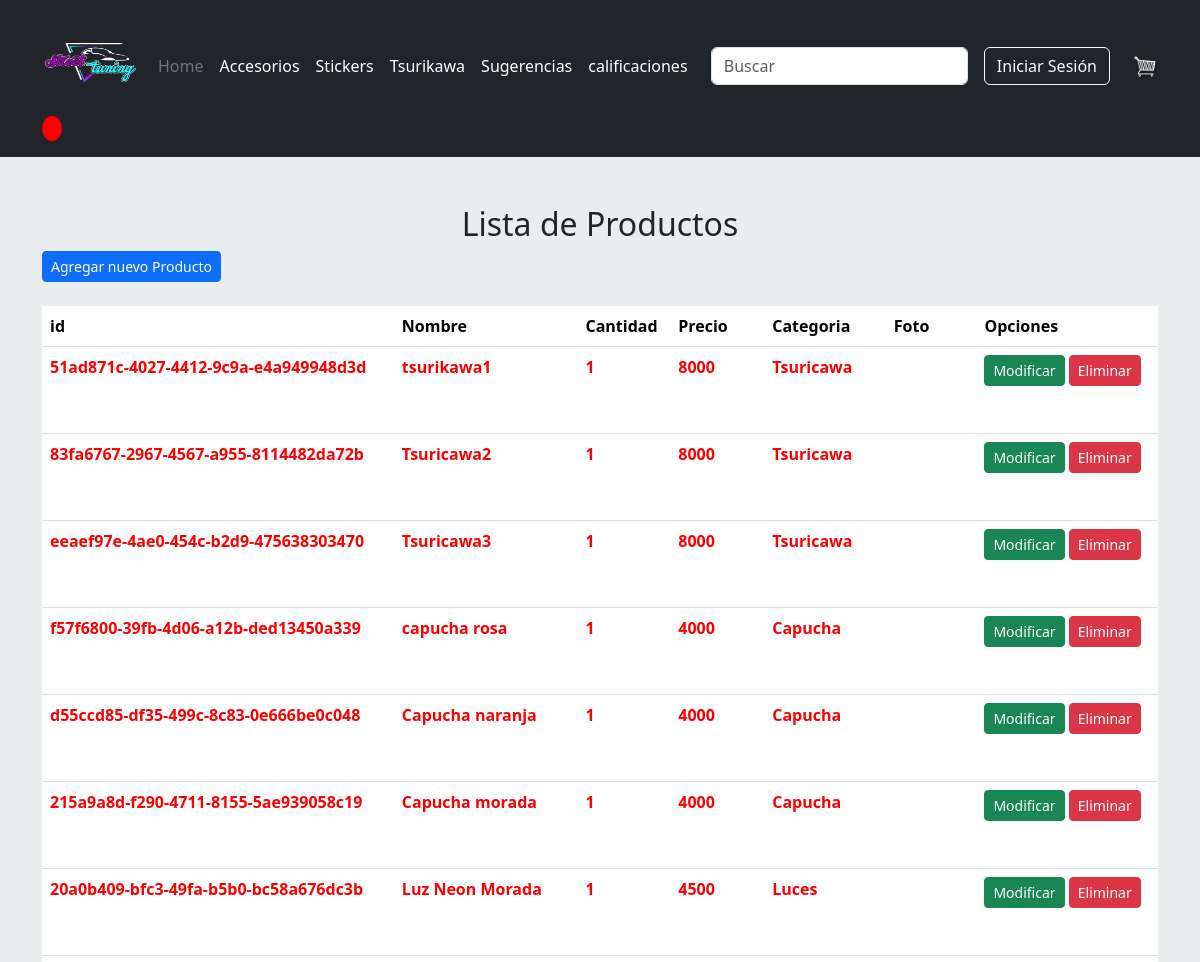
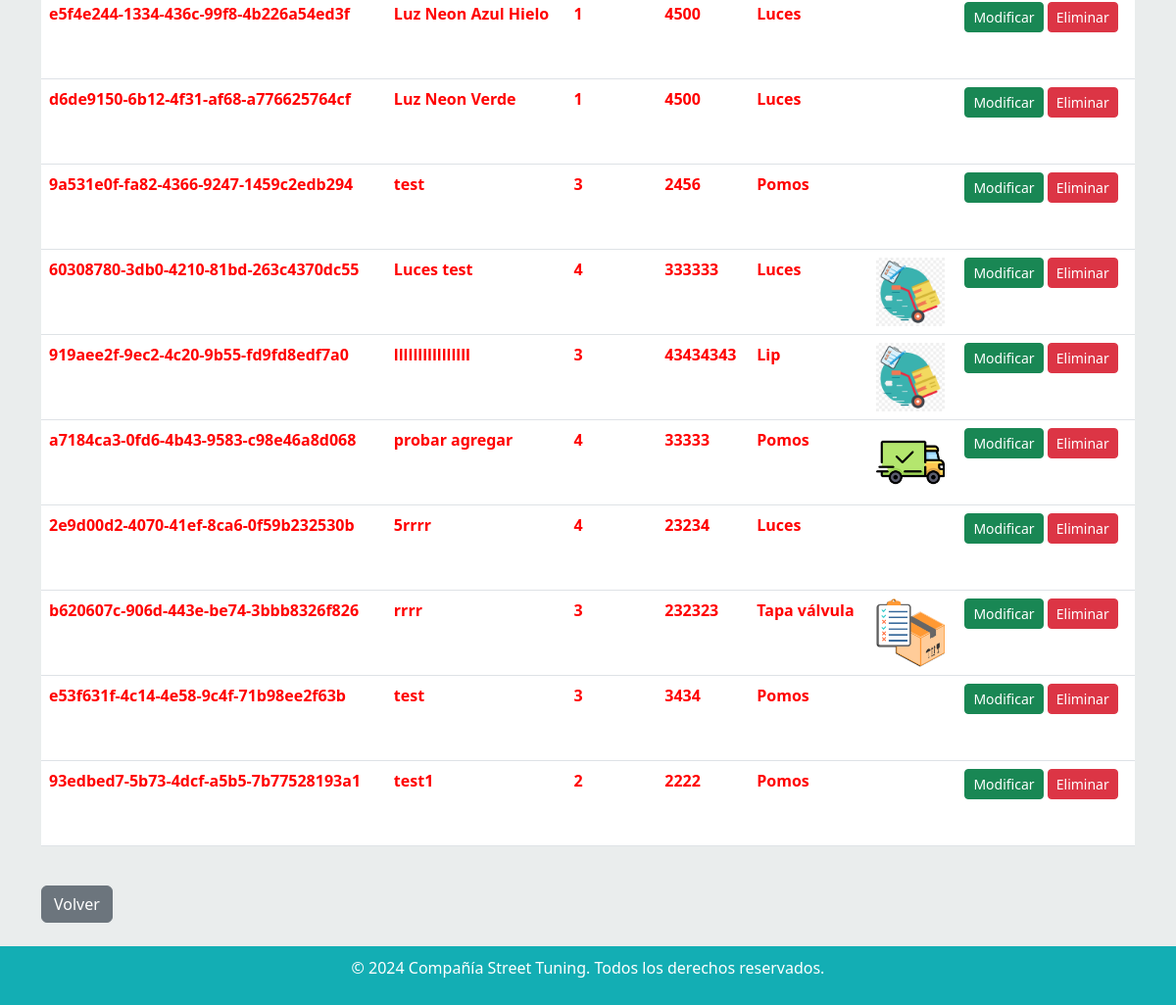
The page /Mantenedor/Productos/listar/ on the database as committed earlier (2 pictures, top to bottom).
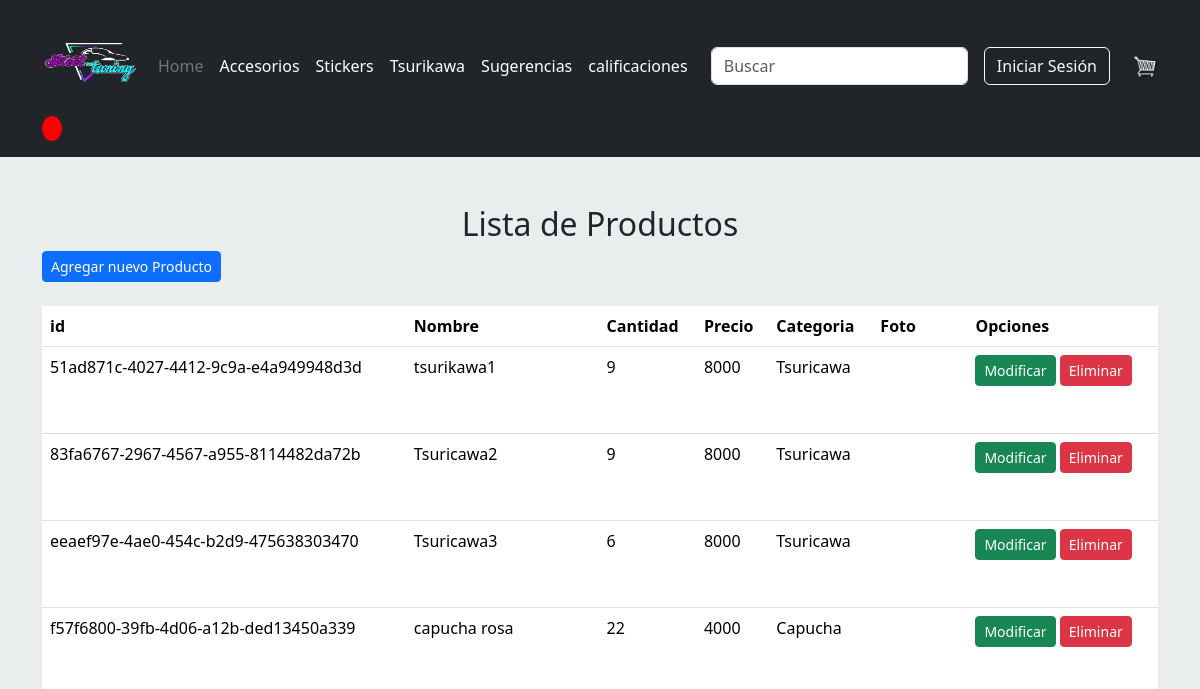
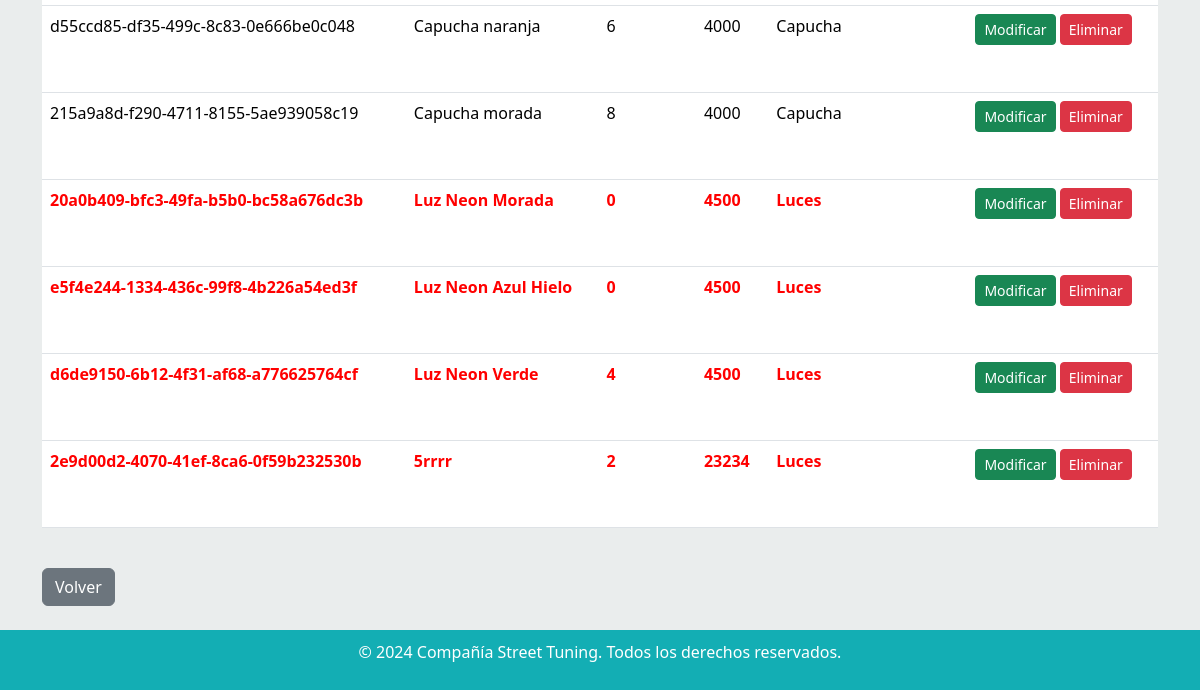
The same page on the database as committed later (2 pictures, top to bottom).
### appweb/models.py (models this page shows, shortened)
class Producto(models.Model):
    id_producto = models.UUIDField(primary_key=True, default=uuid.uuid4, editable=False)
    nombre = models.CharField(max_length=4000)
    cantidad = models.IntegerField()
    precio = models.IntegerField()
    categoria = models.ForeignKey(Categoria, on_delete=models.CASCADE)
    foto = models.ImageField(upload_to="producto",null=True)

class Categoria(models.Model):
    id_categoria = models.UUIDField(primary_key=True, default=uuid.uuid4, editable=False)
    nombre = models.CharField(max_length=4000)
    def __str__(self):
        return f"{self.nombre}"

### appweb/views.py (the view)
# urls.py: path('Mantenedor/Productos/listar/', listar_Productos , name="listar_Productos"),
def listar_Productos(request):
    productos = Producto.objects.all()
    data = {
        "productos" : productos
    }
    return render(request, "Mantenedor/Productos/listar.html", data)

### appweb/context_processors.py (called while the page is built)
def carrito_items(request):
    if request.user.is_authenticated:
        try:
            cliente = Cliente.objects.get(usuario=request.user)
            orden, created = Orden.objects.get_or_create(cliente=cliente, complete=False)
            carritoItems = orden.get_carrito_items
        except Cliente.DoesNotExist:
            carritoItems = 0
    else:
        carritoItems = 0
    return {'carritoItems': carritoItems}

### appweb/templates/Mantenedor/Productos/listar.html (shortened to what this page needs)
{% extends 'base.html' %}
{% block contenido %}
<div class="container mt-5">
  <div class="text-center">
    <h2 class="mt-4">Lista de Productos</h2>
  </div>
  <a href="{% url 'agregar_producto' %}" class="btn btn-primary btn-sm">Agregar nuevo Producto</a>
<br><br>
  <table class="table">
    <thead>
      <tr>
        <th scope="col">id</th>
        <th scope="col">Nombre</th>
        <th scope="col">Cantidad</th>
        <th scope="col">Precio</th>
        <th scope="col">Categoria</th>
        <th scope="col">Foto</th>
        <th scope="col">Opciones</th>
      </tr>
    </thead>
    <tbody>
      {% for p in productos %}
      <tr>
        <td>{{ p.id_producto}}</td>
        <td>{{ p.nombre }}</td>
        <td>{{ p.cantidad }}</td>
        <td>{{ p.precio }}</td>
        <td>{{ p.categoria }}</td>
        <td>
          {% if p.foto %}
          <img width="70" height="70" src="{{ p.foto.url }}" class="img-responsive wp-post-image" alt="" decoding="async" loading="lazy">
          {% else %}
          <img width="270" height="350" src="" class="img-responsive wp-post-image" alt="" decoding="async" loading="lazy">
          {% endif %}
        </td>
        <td>
          <a href="{% url 'modificar_producto' p.id_producto %}" class="btn btn-success btn-sm">Modificar</a>
          <a href="#" onclick="eliminarproducto('{{ p.id_producto }}')" class="btn btn-danger btn-sm">Eliminar</a>
        </td>
      </tr>
      {% endfor %}
    </tbody>
  </table>
  <br>
  <a class="btn btn-secondary btn" href="{% url 'pagAdmin' %}" role="button">Volver</a>
</div>
<br>
{% endblock %}

Rows that differ between the two databases and show on the page:
removed Producto: id_producto "9a531e0f-fa82-4366-9247-1459c2edb294", nombre "test", cantidad "3", precio "2456", categoria "Pomos", foto (picture)
removed Producto: id_producto "60308780-3db0-4210-81bd-263c4370dc55", nombre "Luces test", cantidad "4", precio "333333", categoria "Luces", foto (picture)
removed Producto: id_producto "919aee2f-9ec2-4c20-9b55-fd9fd8edf7a0", nombre "llllllllllllllll", cantidad "3", precio "43434343", categoria "Lip", foto (picture)
removed Producto: id_producto "a7184ca3-0fd6-4b43-9583-c98e46a8d068", nombre "probar agregar", cantidad "4", precio "33333", categoria "Pomos", foto (picture)
removed Producto: id_producto "b620607c-906d-443e-be74-3bbb8326f826", nombre "rrrr", cantidad "3", precio "232323", categoria "Tapa válvula", foto (picture)
removed Producto: id_producto "e53f631f-4c14-4e58-9c4f-71b98ee2f63b", nombre "test", cantidad "3", precio "3434", categoria "Pomos", foto (picture)
removed Producto: id_producto "93edbed7-5b73-4dcf-a5b5-7b77528193a1", nombre "test1", cantidad "2", precio "2222", categoria "Pomos", foto (picture)
changed Producto "51ad871c-4027-4412-9c9a-e4a949948d3d": cantidad "1" → "9"
changed Producto "83fa6767-2967-4567-a955-8114482da72b": cantidad "1" → "9"
changed Producto "eeaef97e-4ae0-454c-b2d9-475638303470": cantidad "1" → "6"
changed Producto "f57f6800-39fb-4d06-a12b-ded13450a339": cantidad "1" → "22"
changed Producto "d55ccd85-df35-499c-8c83-0e666be0c048": cantidad "1" → "6"
changed Producto "215a9a8d-f290-4711-8155-5ae939058c19": cantidad "1" → "8"
changed Producto "20a0b409-bfc3-49fa-b5b0-bc58a676dc3b": cantidad "1" → "0"
changed Producto "e5f4e244-1334-436c-99f8-4b226a54ed3f": cantidad "1" → "0"
changed Producto "d6de9150-6b12-4f31-af68-a776625764cf": cantidad "1" → "4"
changed Producto "2e9d00d2-4070-41ef-8ca6-0f59b232530b": cantidad "4" → "2"
